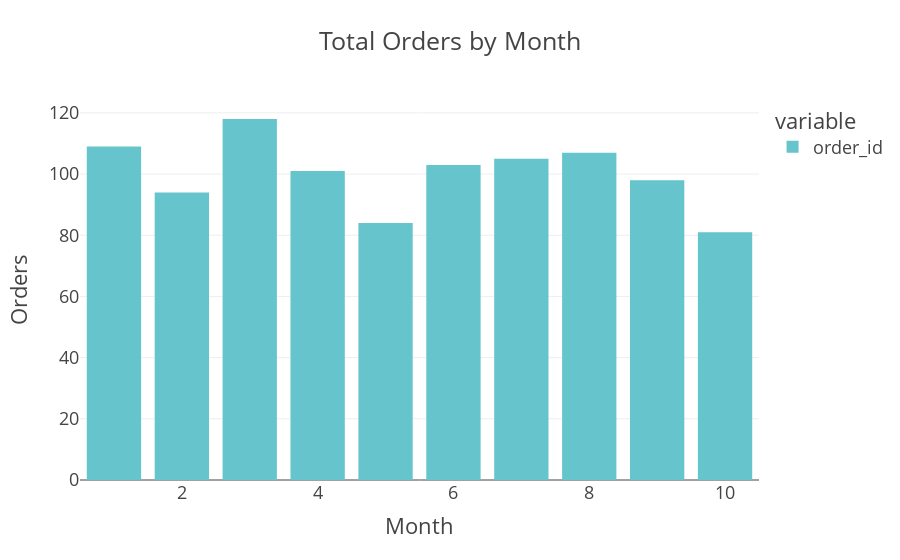

Here is the notebook cell this chart was saved with:
### Code cell
order_by_month = df_merged.groupby("order_month").agg({
    "order_id" : "count"
}).reset_index().sort_values(by = "order_month")
fig1 = px.bar(order_by_month,x="order_month",y = order_by_month.columns[1:],color_discrete_sequence=px.colors.qualitative.Pastel,title="Total Orders by Month")
fig1.update_layout(
xaxis_title="Month",
yaxis_title="Orders",
title_x=0.5,
template="presentation"
)
fig1.show()

### Figure 1 — Plotly figure (JSON) as saved in the notebook; plotly's stock layout.template omitted (floating-point values rounded to 4 significant figures)
{"data": [{"alignmentgroup": "True", "hovertemplate": "variable=order_id<br>order_month=%{x}<br>value=%{y}<extra></extra>", "legendgroup": "order_id", "marker": {"color": "rgb(102, 197, 204)", "pattern": {"shape": ""}}, "name": "order_id", "offsetgroup": "order_id", "orientation": "v", "showlegend": true, "textposition": "auto", "type": "bar", "x": [1, 2, 3, 4, 5, 6, 7, 8, 9, 10], "xaxis": "x", "y": [109, 94, 118, 101, 84, 103, 105, 107, 98, 81], "yaxis": "y"}], "layout": {"autosize": true, "barmode": "relative", "legend": {"title": {"text": "variable"}, "tracegroupgap": 0}, "title": {"text": "Total Orders by Month", "x": 0.5}, "xaxis": {"anchor": "y", "autorange": true, "domain": [0, 1], "range": [0.5, 10.5], "title": {"text": "Month"}, "type": "linear"}, "yaxis": {"anchor": "x", "autorange": true, "domain": [0, 1], "range": [0, 124.2], "title": {"text": "Orders"}, "type": "linear"}}}
